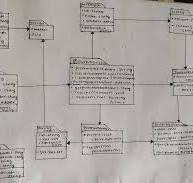
#> input picture uploads/image4.jpeg, 193 x 183 px
$ python -i parser.py   (imports and definitions only)
#> lines starting #> are read from the running program, lines starting #| are printed output that depends on the picture; after the words box and inside, x2 and y2 are one past the last pixel; in counts of white or black regions, pixels touching at a corner belong together
import cv2

def preprocess_image(image_path):
    # Load the image and convert it to grayscale
#> called with image_path = 'uploads/image4.jpeg'
    img = cv2.imread(image_path, cv2.IMREAD_GRAYSCALE)
#> img: shape (183, 193); min 0, max 229, mean 168.2
    # Resize the image to make text clearer for OCR
    img = cv2.resize(img, None, fx=1.5, fy=1.5, interpolation=cv2.INTER_LINEAR)
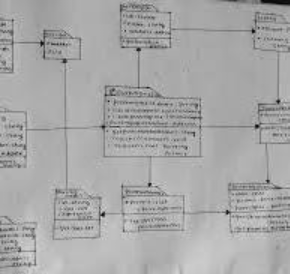
#> img: shape (274, 290); min 4, max 219, mean 168.1
    # Apply Gaussian blur to reduce noise
    img = cv2.GaussianBlur(img, (5, 5), 0)
    # Apply adaptive thresholding for better contrast
    binary_img = cv2.adaptiveThreshold(img, 255, cv2.ADAPTIVE_THRESH_GAUSSIAN_C, cv2.THRESH_BINARY, 11, 2)
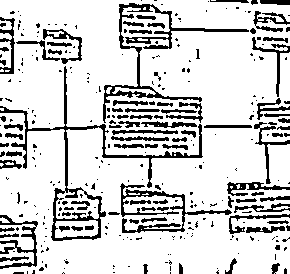
#> binary_img: shape (274, 290); 82.2% white; 312 black regions (223 under 20 px), largest, box (x1, y1, x2, y2) and area: (0, 66, 203, 241) 2184, (103, 3, 249, 123) 1700, (120, 183, 232, 233) 1072
    # Use edge detection (optional)
    edges = cv2.Canny(binary_img, 50, 150)
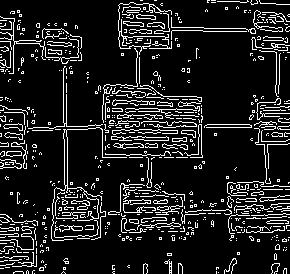
#> edges: shape (274, 290); 12.5% white in thin lines or dots
    return binary_img

def detect_shapes(preprocessed_image):
    # Detect contours which correspond to shapes
    contours, _ = cv2.findContours(preprocessed_image, cv2.RETR_EXTERNAL, cv2.CHAIN_APPROX_SIMPLE)
    shapes = []
    for contour in contours:
        approx = cv2.approxPolyDP(contour, 0.02 * cv2.arcLength(contour, True), True)
        if len(approx) == 4:  # If the contour is a rectangle
            shapes.append(contour)
    return shapes

>>> result = preprocess_image('uploads/image4.jpeg')
